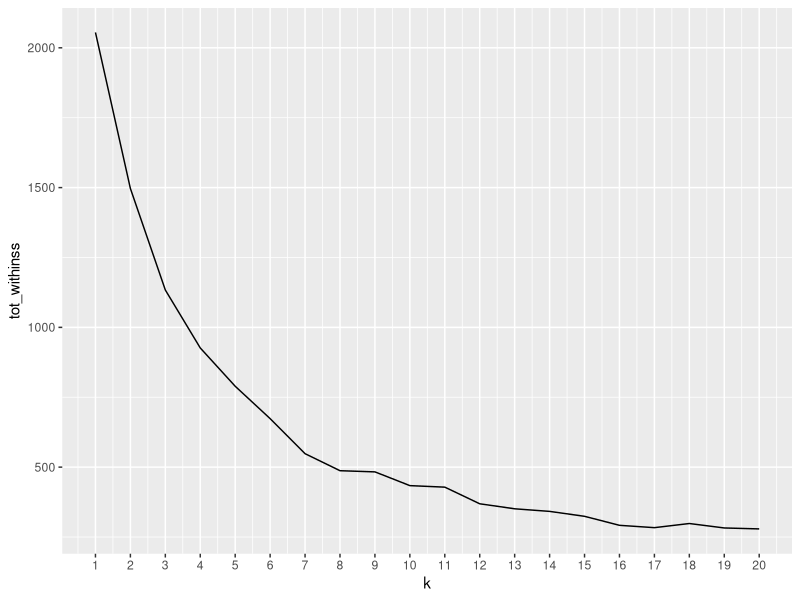
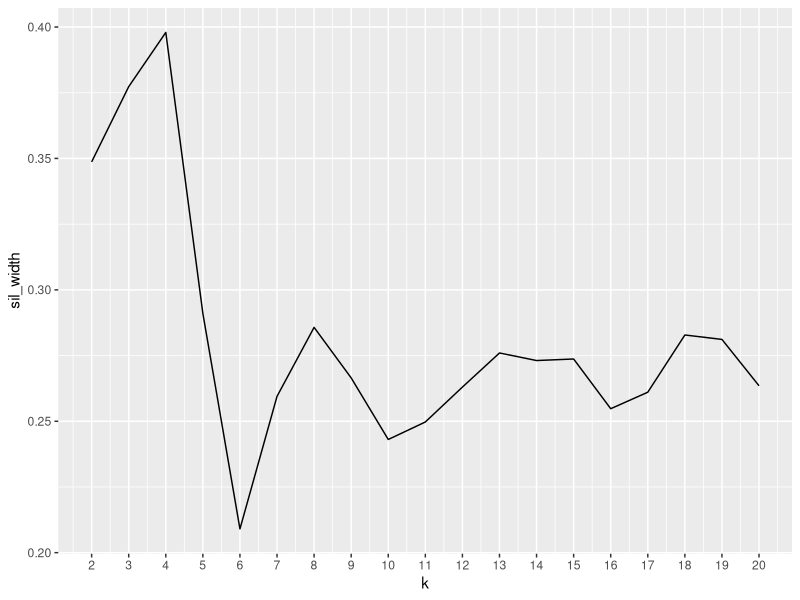

Write R code to recreate these figures, in order.
#Loading relevant packages
library(reshape2)
library(TH.data)
library(survival)
library(survminer)
library(cluster)
library(purrr)
library(survminer)

#Isolate data set with just the 5 numerical covariates
GBSG2.features <- GBSG2

#NULL out any categorical features
GBSG2.features$menostat <- NULL
GBSG2.features$horTh <- NULL
GBSG2.features$time <- NULL
GBSG2.features$cens <- NULL
GBSG2.features$age1 <- NULL
GBSG2.features$tgrade <- NULL
GBSG2.features$Colour <- NULL
GBSG2.features$observations <- NULL
GBSG2.features$age_group <- NULL
GBSG2.features$estrec <- NULL
GBSG2.features$age <- NULL

#Scale data
GBSG2.features_scaled <- scale(GBSG2.features)

#Using Elbow plot to find optimal K
tot_withinss <- map_dbl(1:20, function(k){
  model_E <- kmeans(x = GBSG2.features_scaled, centers = k)
  model_E$tot.withinss
})

elbow_df <- data.frame(
  k = 1:20,
  tot_withinss = tot_withinss
)

ggplot(elbow_df, aes(x = k, y = tot_withinss)) +
  geom_line() +
  scale_x_continuous(breaks = 1:20)

#Using highest average Silhoutte width to find optimal k
sil_width <- map_dbl(2:20, function(k){
  model_S <- pam(x = GBSG2.features_scaled, k = k)
  model_S$silinfo$avg.width
})

sil_df <- data.frame(
  k = 2:20,
  sil_width = sil_width
)

ggplot(sil_df, aes(x = k, y = sil_width)) +
  geom_line() +
  scale_x_continuous(breaks = 2:20)
